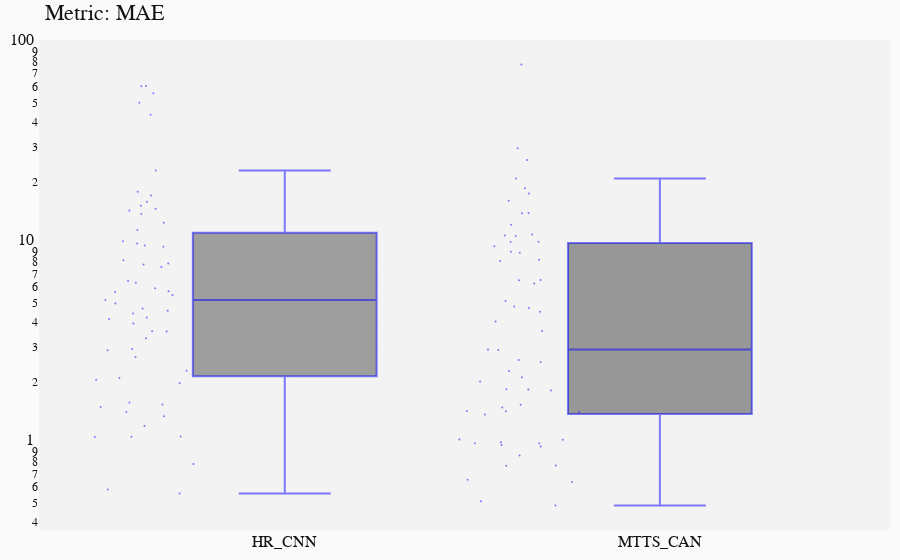

The notebook cell saved with this chart:
### Code cell
## -- Deep 
ANALYSIS(dataset, 'deep', metrics=['MAE'])
STATS(dataset, approach='deep')

### Figure 1 — Plotly figure (JSON) as saved in the notebook; plotly's stock layout.template omitted (floating-point values rounded to 4 significant figures)
{"data": [{"boxpoints": "all", "fillcolor": "rgba(75,75,75,0.5)", "jitter": 0.7, "line": {"color": "rgba(0,0,255,0.5)", "width": 2}, "marker": {"size": 2}, "name": "HR_CNN", "type": "box", "y": [7.52, 1.351, 7.845, 10.14, 1.42, 4.136, 6.407, 1.208, 1.548, 5.649, 1.071, 43.43, 49.81, 22.89, 6.276, 2.283, 60.37, 4.547, 9.873, 11.52, 15.95, 2.671, 4.669, 5.691, 2.054, 3.931, 5.9, 0.5557, 2.933, 4.405, 1.98, 9.642, 9.517, 3.316, 15.21, 8.141, 0.5819, 55.64, 17.91, 4.945, 5.151, 3.587, 14.43, 4.211, 12.53, 7.748, 60.44, 1.065, 1.063, 2.097, 1.581, 13.86, 0.78, 1.504, 5.458, 3.592, 17.14, 14.72, 2.89]}, {"boxpoints": "all", "fillcolor": "rgba(60,60,60,0.5)", "jitter": 0.7, "line": {"color": "rgba(0,0,255,0.5)", "width": 2}, "marker": {"size": 2}, "name": "MTTS_CAN", "type": "box", "y": [4.495, 4.693, 13.97, 14.0, 0.8595, 1.435, 2.914, 1.377, 2.523, 1.844, 0.9547, 18.66, 29.51, 6.48, 6.224, 1.838, 25.81, 8.961, 2.116, 20.85, 2.015, 1.492, 3.603, 5.09, 0.6329, 0.7656, 2.583, 0.4835, 10.93, 10.76, 1.817, 1.033, 10.06, 0.991, 6.462, 17.53, 0.5073, 12.23, 4.771, 2.271, 8.86, 1.432, 8.078, 0.7636, 16.16, 10.04, 77.44, 0.6502, 2.892, 1.003, 0.9701, 1.418, 1.031, 4.025, 10.82, 1.543, 0.9907, 8.175, 9.552]}], "layout": {"autosize": true, "font": {"color": "rgb(20,20,20)", "family": "monospace", "size": 16}, "margin": {"b": 20, "l": 20, "r": 10, "t": 40}, "paper_bgcolor": "rgb(250, 250, 250)", "plot_bgcolor": "rgb(243, 243, 243)", "showlegend": false, "title": {"text": "Metric: MAE"}, "xaxis": {"autorange": true, "range": [-0.6544, 1.613], "type": "category"}, "yaxis": {"autorange": true, "gridcolor": "rgb(255,255,255)", "gridwidth": 0.1, "range": [-0.438, 2.011], "showgrid": true, "title": {"font": {"size": 30}}, "type": "log", "zeroline": true, "zerolinewidth": 2}}}
